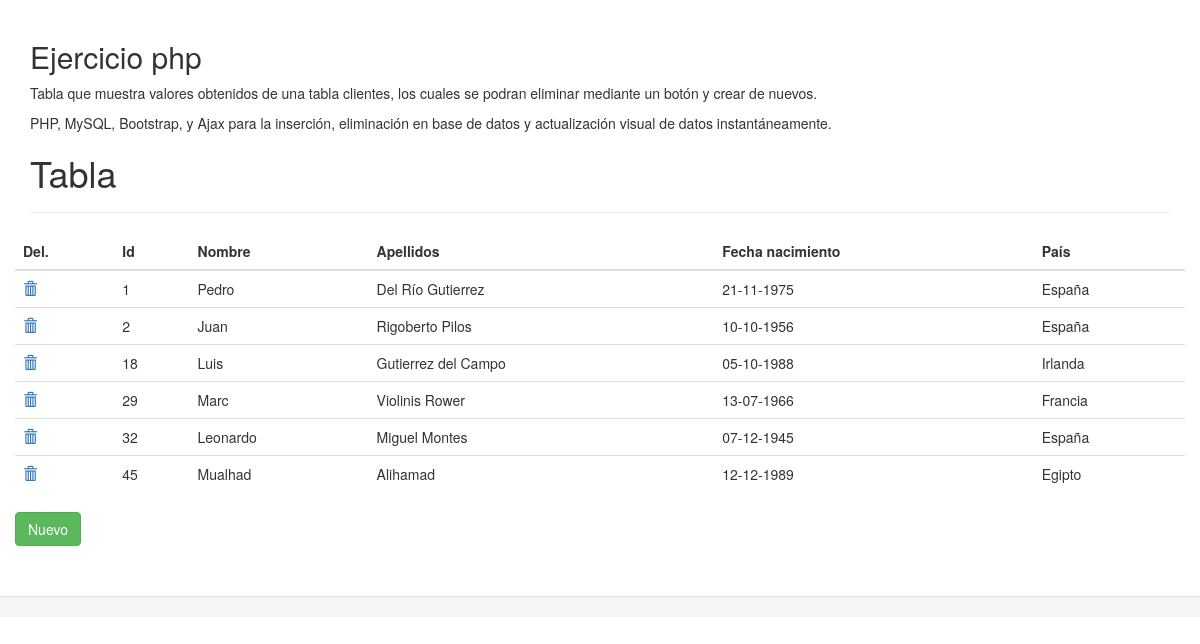
The page / on the database its author committed.
### tables this page shows
CREATE TABLE IF NOT EXISTS `clientes` (
  `id` int(11) NOT NULL,
  `nombre` varchar(20) NOT NULL,
  `apellidos` varchar(40) NOT NULL,
  `fnacimiento` date NOT NULL,
  `pais` varchar(20) NOT NULL
);

### dbconection/db_conn.php (called while the page is built, shortened)
<?php
require_once('dbData_conn.php');
class Db_conn extends DbData_conn {
    function __construct(){
        $this->conexio = mysqli_connect( $this->dbdata()[0],
                                         $this->dbdata()[1],
                                         $this->dbdata()[2],
                                         $this->dbdata()[3] ) or DIE ("Error database connection") ;
    }
}

### dbconection/dbData_conn.php (called while the page is built, shortened)
<?php
Class DbData_conn {
    function dbdata(){
        $this->host = 'you_hostname';
        $this->user = 'your_username';
        $this->pass = 'your_password';
        $this->dbname = 'your_dbname';
        $array_dbdata = [$this->host, $this->user, $this->pass, $this->dbname];
        return $array_dbdata;
    }
}

### cliente.php (the view, shortened to what this page needs)
<?php
require_once('dbconection/db_conn.php');
class Cliente extends Db_conn{
    function showValue() {
        $sql = 'SELECT * FROM clientes';
        foreach($this->conexio->query($sql) as $row){
            $id = $row['id'];
            $name = $row['nombre'];
            $apellidos = $row['apellidos'];
            $fnaci = $row['fnacimiento'];
            $pais = $row['pais'];
            $patrons = array ('/(19|20)(\d{2})-(\d{1,2})-(\d{1,2})/');
            $sustit = array ('\4-\3-\1\2');
            $fna_format = preg_replace($patrons, $sustit, $fnaci);
            $this->array_values = [$id, $name, $apellidos, $fna_format, $pais];
            $var_id_form = "document.getElementById('id_form')";
            echo '
                <tr>
                    <td>
                        <form id="id_form" action="javascript:void(0);" method="GET">
                            <a id="id'.$id.'" href="" onclick="'.$var_id_form.'.submit();" class="trash_id glyphicon glyphicon-trash"></a>
                            <input type="submit" value="" class="" hidden>
                        </form>
                    </td>
                    <td>'.$this->array_values[0].'</td>
                    <td>'.$this->array_values[1].'</td>
                    <td>'.$this->array_values[2].'</td>
                    <td>'.$this->array_values[3].'</td>
                    <td>'.$this->array_values[4].'</td>
                </tr>
            ';
        }
    }
}

### index.php (shortened to what this page needs)
<!DOCTYPE html>
<html lang="en">
<head>
    <link rel="stylesheet" href="https://maxcdn.bootstrapcdn.com/bootstrap/3.3.5/css/bootstrap.min.css" >
</head>
<body >
    <?php
        require_once('cliente.php');
    ?>
    <div class="container" >
        <div class="page-header">
            <h2>Ejercicio php</h2>
            <p>Tabla que muestra valores obtenidos de una tabla clientes, los cuales se podran eliminar mediante un botón y crear de nuevos.</p>
            <p>PHP, MySQL, Bootstrap, y Ajax para la inserción, eliminación en base de datos y actualización visual de datos instantáneamente.</p>
            <h1>Tabla</h1>
        </div>
        <div class="row">
            <div class="">
                <table class="table">
                    <thead>
                    <tr>
                        <th>Del.</th>
                        <th>Id</th>
                        <th>Nombre</th>
                        <th>Apellidos</th>
                        <th>Fecha nacimiento</th>
                        <th>País</th>
                    </tr>
                    </thead>
                    <tbody>
                        <?php
                            $show_values = new Cliente();
                            $show_values->showValue();
                        ?>
                    </tbody>
                </table>
                <button id='nuevo' type="button" class="btn btn-success" >Nuevo</button>
            </div>
        </div>
    </div>
    <footer class="panel-footer" style="margin-top: 50px;">
    </footer>
</body>
</html>

### rows shown on the page
clientes: id "1", nombre "Pedro", apellidos "Del Río Gutierrez", array_values "21-11-1975", pais "España"
clientes: id "2", nombre "Juan", apellidos "Rigoberto Pilos", array_values "10-10-1956", pais "España"
clientes: id "18", nombre "Luis", apellidos "Gutierrez del Campo", array_values "05-10-1988", pais "Irlanda"
clientes: id "29", nombre "Marc", apellidos "Violinis Rower", array_values "13-07-1966", pais "Francia"
clientes: id "32", nombre "Leonardo", apellidos "Miguel Montes", array_values "07-12-1945", pais "España"
clientes: id "45", nombre "Mualhad", apellidos "Alihamad", array_values "12-12-1989", pais "Egipto"
